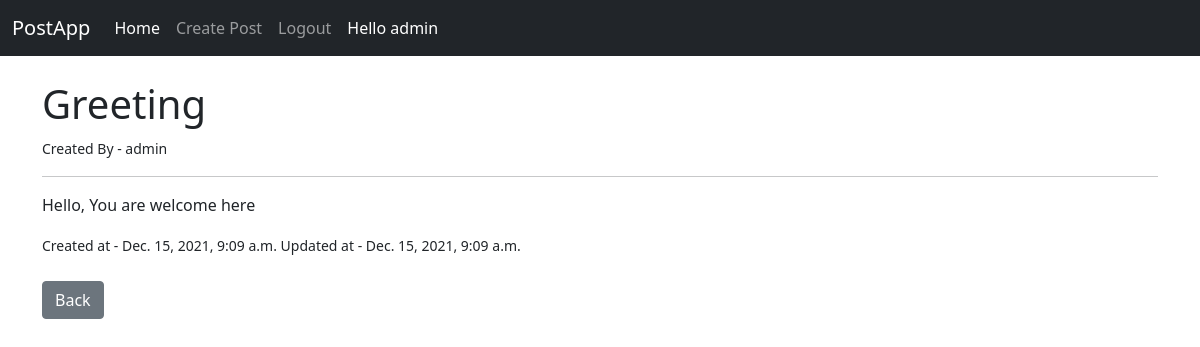
The page /artical/1 (signed in) on the database its author committed.
### user_app/models.py (models this page shows, shortened)
class Post(models.Model):
    title = models.CharField(max_length=255)
    user = models.ForeignKey(User, on_delete=models.CASCADE)
    text = models.TextField()
    created_at = models.DateTimeField(auto_now_add=True, null=True)
    updated_at = models.DateTimeField(auto_now_add=True, null=True)

### user_app/views.py (the view)
# urls.py: path('artical/<int:pk>', views.PostDetailView.as_view(), name='post_detail_view'),
class PostDetailView(DetailView):
    model = Post
    template_name = 'user_app/post_detail.html'

### user_app/templates/user_app/post_detail.html
{% extends 'user_app/base.html' %}
{% block content %}
<h1>{{ post.title }}</h1> <small>Created By - {{ post.user }}</small>
<hr>
<p> {{ post.text}} </p>
<small>Created at - {{ post.created_at }} Updated at - {{ post.updated_at }}</small>
<br><br>
<a href="{% url 'post'%}" class="btn btn-secondary"> Back</a>
 {% endblock %}

### user_app/templates/user_app/base.html (shortened to what this page needs)
<!doctype html>
<html lang="en">
  <head>
    <link href="https://cdn.jsdelivr.net/npm/bootstrap@5.1.3/dist/css/bootstrap.min.css" rel="stylesheet">
  </head>
  <body>
    <nav class="navbar navbar-expand-lg navbar-dark bg-dark">
  <div class="container-fluid">
    <a class="navbar-brand" href=" {% url 'post' %} ">PostApp</a>
    <div class="collapse navbar-collapse" id="navbarSupportedContent">
      <ul class="navbar-nav me-auto mb-2 mb-lg-0">
        <li class="nav-item">
          <a class="nav-link active" aria-current="page" href=" {% url 'post' %} ">Home</a>
        </li>
        {% if user.is_authenticated %}
            <li class="nav-item">
              <a class="nav-link" href=" {% url 'create_post' %} ">Create Post</a>
            </li>
             <li class="nav-item">
              <a class="nav-link" href=" {% url 'logout' %} ">Logout</a>
            </li>
           <li class="nav-item ">
              <a class="nav-link active" href="#" >Hello {{user.username}}</a>
            </li>
        {% endif %}
      </ul>
    </div>
  </div>
</nav>
    <br>
    <div class="container">
       {% block content %}
       {% endblock %}
    </div>
  </body>
</html>

### rows shown on the page
Post: title "Greeting", user "admin", text "Hello, You are welcome here", created_at "Dec. 15, 2021, 9:09 a.m.", updated_at "Dec. 15, 2021, 9:09 a.m."

### other values the page prints
{{ user.username }} "admin"
